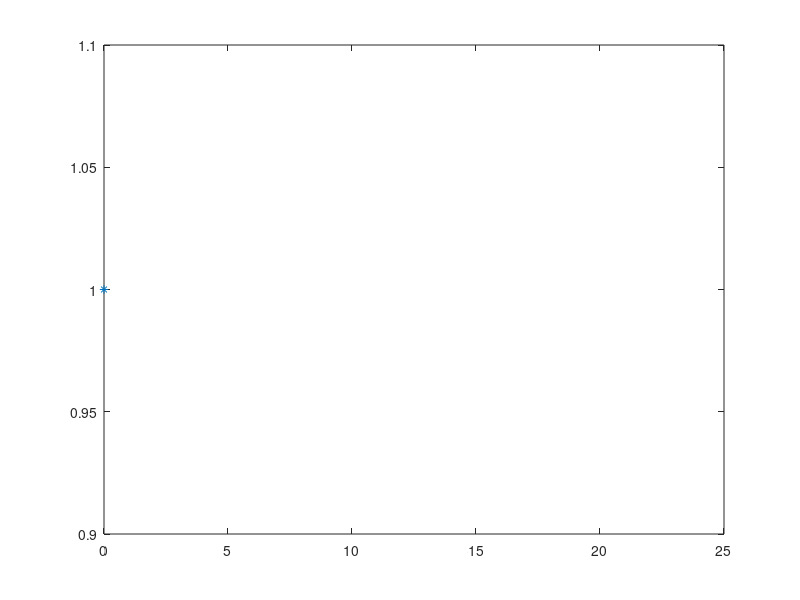

Source code (MATLAB):
N = input("enter the number of simulations: ");
#here we count the succeses until we find the first success
p = input("probability 0<p<1 : ");
#we must simulate the nr of trials
X=zeros(1,N);

for(i=1:N)
  X(i) = 0;
  while rand() >= p
    X(i) = X(i)+1; #as long as we get failures we increase the nr of fails for each trial
  endwhile
endfor

k = 0:20;
y = geopdf(k,p);
u_x = unique(X);
n_x = hist(X, length(u_x));
rel_freq = n_x/N
plot(u_x, rel_freq,'*',y, 'o');
